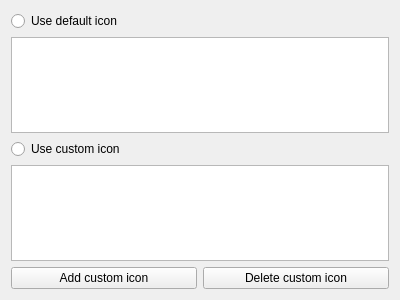
<?xml version="1.0" encoding="UTF-8"?>
<ui version="4.0">
 <class>EditEntryWidgetIcons</class>
 <widget class="QWidget" name="EditEntryWidgetIcons">
  <property name="geometry">
   <rect>
    <x>0</x>
    <y>0</y>
    <width>400</width>
    <height>300</height>
   </rect>
  </property>
  <property name="windowTitle">
   <string>Form</string>
  </property>
  <layout class="QVBoxLayout" name="verticalLayout">
   <item>
    <widget class="QRadioButton" name="defaultIconsRadio">
     <property name="text">
      <string>Use default icon</string>
     </property>
    </widget>
   </item>
   <item>
    <widget class="QListView" name="defaultIconsView">
     <property name="editTriggers">
      <set>QAbstractItemView::NoEditTriggers</set>
     </property>
     <property name="movement">
      <enum>QListView::Static</enum>
     </property>
     <property name="flow">
      <enum>QListView::LeftToRight</enum>
     </property>
     <property name="isWrapping" stdset="0">
      <bool>true</bool>
     </property>
     <property name="resizeMode">
      <enum>QListView::Adjust</enum>
     </property>
     <property name="spacing">
      <number>8</number>
     </property>
     <property name="viewMode">
      <enum>QListView::IconMode</enum>
     </property>
    </widget>
   </item>
   <item>
    <widget class="QRadioButton" name="customIconsRadio">
     <property name="text">
      <string>Use custom icon</string>
     </property>
    </widget>
   </item>
   <item>
    <widget class="QListView" name="customIconsView">
     <property name="editTriggers">
      <set>QAbstractItemView::NoEditTriggers</set>
     </property>
     <property name="movement">
      <enum>QListView::Static</enum>
     </property>
     <property name="flow">
      <enum>QListView::LeftToRight</enum>
     </property>
     <property name="isWrapping" stdset="0">
      <bool>true</bool>
     </property>
     <property name="resizeMode">
      <enum>QListView::Adjust</enum>
     </property>
     <property name="spacing">
      <number>8</number>
     </property>
     <property name="viewMode">
      <enum>QListView::IconMode</enum>
     </property>
    </widget>
   </item>
   <item>
    <layout class="QHBoxLayout" name="horizontalLayout">
     <item>
      <widget class="QPushButton" name="addButton">
       <property name="text">
        <string>Add custom icon</string>
       </property>
      </widget>
     </item>
     <item>
      <widget class="QPushButton" name="deleteButton">
       <property name="text">
        <string>Delete custom icon</string>
       </property>
      </widget>
     </item>
    </layout>
   </item>
  </layout>
 </widget>
 <resources/>
 <connections/>
</ui>
